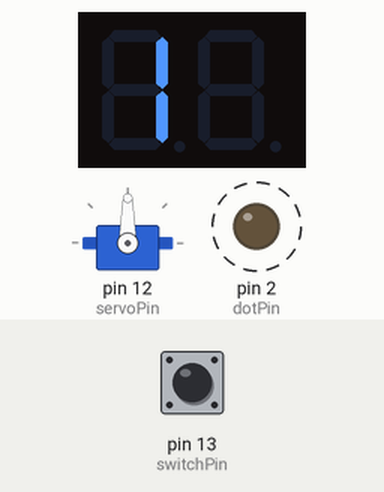
A sketch run on a simulated Arduino Uno, built with avr-gcc and run on an emulated ATmega328P. On the bench: 2-digit seven-segment display, servo, output pins drawn as LEDs (lit = HIGH). Wiring (inferred from the names in the program): 2-digit 7-segment display, segments lit when LOW: segments pin 3, pin 4, pin 5, pin 6, pin 7, pin 8, pin 9; digit selects pin 10, pin 11. Dashed ring = blinking. The test bench sets the inputs (shaded band); at power-on: pin 13 (switchPin) HIGH. The local clock reads 2024-03-15 10:24:30 at power-on unless the sketch sets it; EEPROM starts erased; the segment pins are drawn as the display they are named for; pins used as bus, display or sensor lines are not drawn; what the sketch prints to the serial monitor is not drawn.

Above: at 0.1 s.
At 63.2 s:
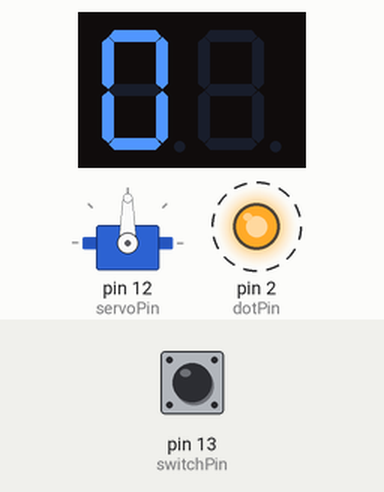
At 127.4 s:
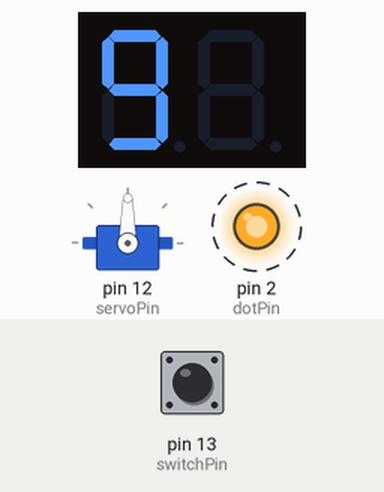
Timing chart, 0 to 130.0 s (numbered marks = the images above):
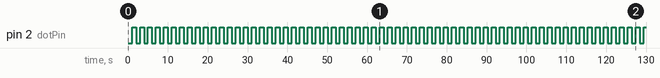

The sketch:

lock_n_learn_timebox_arduino_code.ino
```cpp
/*
 * Timer Box Code
 * Version: 2.2
 * Created: 241209
 * Author: ChatGPT
 *  * Prompt Engineer: X3msnake
 * Repo: https://github.com/X3msnake/lockandlearn-timer-box
 *
 * Features:
 * - Two 7-segment displays to show remaining time (in minutes).
 * - A decimal point blinks every second (pin 2).
 * - Real Time Clock (RTC, DS1307) keeps track of time even if powered off.
 * - A servo motor locks/unlocks the box.
 * - Switch (pin 13) detects if the lid is closed and locks the box.
 * - Lock time can be set via the Serial Console (default: 60 minutes).
 * - Minimum lock time: 1 minute; Maximum lock time: 99 minutes.
 */

#include <Wire.h>
#include <RTClib.h>
#include <Servo.h>
#include <EEPROM.h>

// EEPROM config
const int lockStateAddress = 0;   // EEPROM address for storing lock state (0 = unlocked, 1 = locked)
const int remainingTimeAddress = 1; // EEPROM address for storing remaining time (in minutes)
const int lockTimeAddress = 2; // EEPROM address to store the lock time (timestamp)

// Pin Configuration
const byte segmentPins[7] = {3, 4, 5, 6, 7, 8, 9}; // A-G segments
const byte digitPins[2] = {10, 11};                // Digit control pins
const byte dotPin = 2;                             // Decimal point (blinking seconds)
const byte switchPin = 13;                         // Lid switch
const byte servoPin = 12;                          // Servo motor

// Constants and Variables
const int defaultLockTime = 1;                     // Default lock time in minutes
int lockTime = defaultLockTime;                    // Current lock time
int remainingTime = 0;                             // Time left in minutes
bool boxLocked = false;                            // Box lock state
bool switchState = true;                           // Current state of the switch
bool lastSwitchState = false;                      // Previous state of the switch
unsigned long lastDebounceTime = 0;                // Last time the switch state changed
const unsigned long debounceDelay = 1000;          // Debounce delay in milliseconds
RTC_DS1307 rtc;                                    // Real Time Clock
Servo lockServo;

const byte numbers[10][7] = { // Number representation for common-anode displays
  {0, 0, 0, 0, 0, 0, 1}, // 0
  {1, 0, 0, 1, 1, 1, 1}, // 1
  {0, 0, 1, 0, 0, 1, 0}, // 2
  {0, 0, 0, 0, 1, 1, 0}, // 3
  {1, 0, 0, 1, 1, 0, 0}, // 4
  {0, 1, 0, 0, 1, 0, 0}, // 5
  {0, 1, 0, 0, 0, 0, 0}, // 6
  {0, 0, 0, 1, 1, 1, 1}, // 7
  {0, 0, 0, 0, 0, 0, 0}, // 8
  {0, 0, 0, 0, 1, 0, 0}  // 9
};

void setup() {
  Serial.begin(9600);

  // Initialize pins
  for (int i = 0; i < 7; i++) pinMode(segmentPins[i], OUTPUT);
  for (int i = 0; i < 2; i++) pinMode(digitPins[i], OUTPUT);
  pinMode(dotPin, OUTPUT);
  pinMode(switchPin, INPUT_PULLUP);

  for (int i = 0; i < 7; i++) digitalWrite(segmentPins[i], HIGH); // Turn off all segments
  for (int i = 0; i < 2; i++) digitalWrite(digitPins[i], LOW); // Turn off digits
  digitalWrite(dotPin, LOW); // Turn off dot

  // Initialize RTC
  if (!rtc.begin()) {
    Serial.println("RTC not found!");
    while (1);
  }

  if (!rtc.isrunning()) {
    rtc.adjust(DateTime(F(__DATE__), F(__TIME__))); // Set RTC to compile time
  }

  // Initialize servo
  lockServo.attach(servoPin);

  // Restore lock state and remaining time from EEPROM
  boxLocked = EEPROM.read(lockStateAddress);  // 0 = unlocked, 1 = locked
  remainingTime = EEPROM.read(remainingTimeAddress);

  // If the box was locked previously, initialize the lock

  if (boxLocked) {
    // Load the stored lock time from EEPROM
    long savedLockTimestamp = 0;
    savedLockTimestamp |= EEPROM.read(lockTimeAddress);
    savedLockTimestamp |= (long)EEPROM.read(lockTimeAddress + 1) << 8;
    savedLockTimestamp |= (long)EEPROM.read(lockTimeAddress + 2) << 16;
    savedLockTimestamp |= (long)EEPROM.read(lockTimeAddress + 3) << 24;

    DateTime savedLockTime(savedLockTimestamp);

    // Calculate the time difference between now and when the box was locked
    DateTime now = rtc.now();
    long elapsedSeconds = now.unixtime() - savedLockTime.unixtime(); // Elapsed time in seconds

    // Adjust remaining time based on the elapsed time
    if (remainingTime > 0) {
      remainingTime -= elapsedSeconds / 60;  // Convert elapsed seconds to minutes
    }

    // If remaining time is less than or equal to 0, unlock the box
    if (remainingTime <= 0) {
      unlockBox();
    }
  } else {
    lockServo.write(0);  // Unlock the box if it wasn't locked before
  }

  Serial.println("Timer Box Ready!");
}

void loop() {
  static unsigned long lastSecond = 0;    // For blinking dot every second
  static unsigned long lastMinute = 0;    // For decrementing time every minute
  static unsigned long elapsedTime = 0;   // Track elapsed time in milliseconds
  static bool dotState = false;           // To toggle the dot every second

  // Handle switch debouncing
  bool currentSwitch = digitalRead(switchPin) == LOW; // LOW means pressed
  if (currentSwitch != lastSwitchState) {
    lastDebounceTime = millis(); // Reset debounce timer
  }
  if ((millis() - lastDebounceTime) > debounceDelay) {
    if (currentSwitch != switchState) {
      switchState = currentSwitch;

      if (switchState && !boxLocked) { // If switch is pressed and box is unlocked
        lockBox();
        remainingTime = lockTime;
        Serial.println("Box locked!");
      }
    }
  }
  lastSwitchState = currentSwitch;

  // Update Time and Display
  if (boxLocked) {
    // Handle blinking of the dot every second (1000 milliseconds)
    if (millis() - lastSecond >= 1000) {
      lastSecond = millis(); // Update the lastSecond timestamp
      dotState = !dotState;   // Toggle the dot state (on/off)
      digitalWrite(dotPin, dotState);  // Update dot pin

      // If it's been a minute, decrement the remaining time
      if (millis() - lastMinute >= 60000) { // Every 60 seconds
        lastMinute = millis();  // Reset the minute timer
        remainingTime--;        // Decrease remaining time by 1 minute

        // Save the updated remaining time to EEPROM
        EEPROM.write(remainingTimeAddress, remainingTime);

        if (remainingTime <= 0) {
          unlockBox();
          Serial.println("Box unlocked!");
        }
      }
    }

    // Refresh the 7-segment display with the remaining time
    refreshDisplay(remainingTime);
  } else {
    refreshDisplay(0); // Display 0 when unlocked
    digitalWrite(dotPin, LOW); // Turn off dot when unlocked
  }
}

// Function to lock the box
void lockBox() {
  boxLocked = true;
  lockServo.write(90); // Rotate servo to lock position
  EEPROM.write(lockStateAddress, 1);  // Save lock state (locked)

  // Save the current RTC time when locked
  DateTime now = rtc.now();
  long lockTimestamp = now.unixtime(); // Get Unix timestamp (seconds since 1970)

  // Store timestamp in EEPROM (split into four bytes)
  EEPROM.write(lockTimeAddress, lockTimestamp & 0xFF);        // Low byte
  EEPROM.write(lockTimeAddress + 1, (lockTimestamp >> 8) & 0xFF);   // 2nd byte
  EEPROM.write(lockTimeAddress + 2, (lockTimestamp >> 16) & 0xFF);  // 3rd byte
  EEPROM.write(lockTimeAddress + 3, (lockTimestamp >> 24) & 0xFF);  // High byte
}

// Function to unlock the box
void unlockBox() {
  boxLocked = false;
  lockServo.write(0); // Rotate servo to unlock position
  EEPROM.write(lockStateAddress, 0);  // Save lock state (unlocked)
  EEPROM.write(remainingTimeAddress, 0);  // Reset remaining time to 0
}

// Function to refresh the 7-segment display
void refreshDisplay(int time) {
  int tens = time / 10;
  int ones = time % 10;

  displayDigit(tens, 0);
  displayDigit(ones, 1);
}

// Function to display a digit on a specific position
void displayDigit(int digit, int digitIndex) {
  digitalWrite(digitPins[digitIndex], HIGH); // Activate digit
  for (int i = 0; i < 7; i++) {
    digitalWrite(segmentPins[i], numbers[digit][i]);
  }
  delay(5); // Persistence of vision
  digitalWrite(digitPins[digitIndex], LOW); // Deactivate digit
}
```

Measured:
- by itself, pin 2 (dotPin): alternates HIGH for 1.0 s and LOW for 1.0 s
